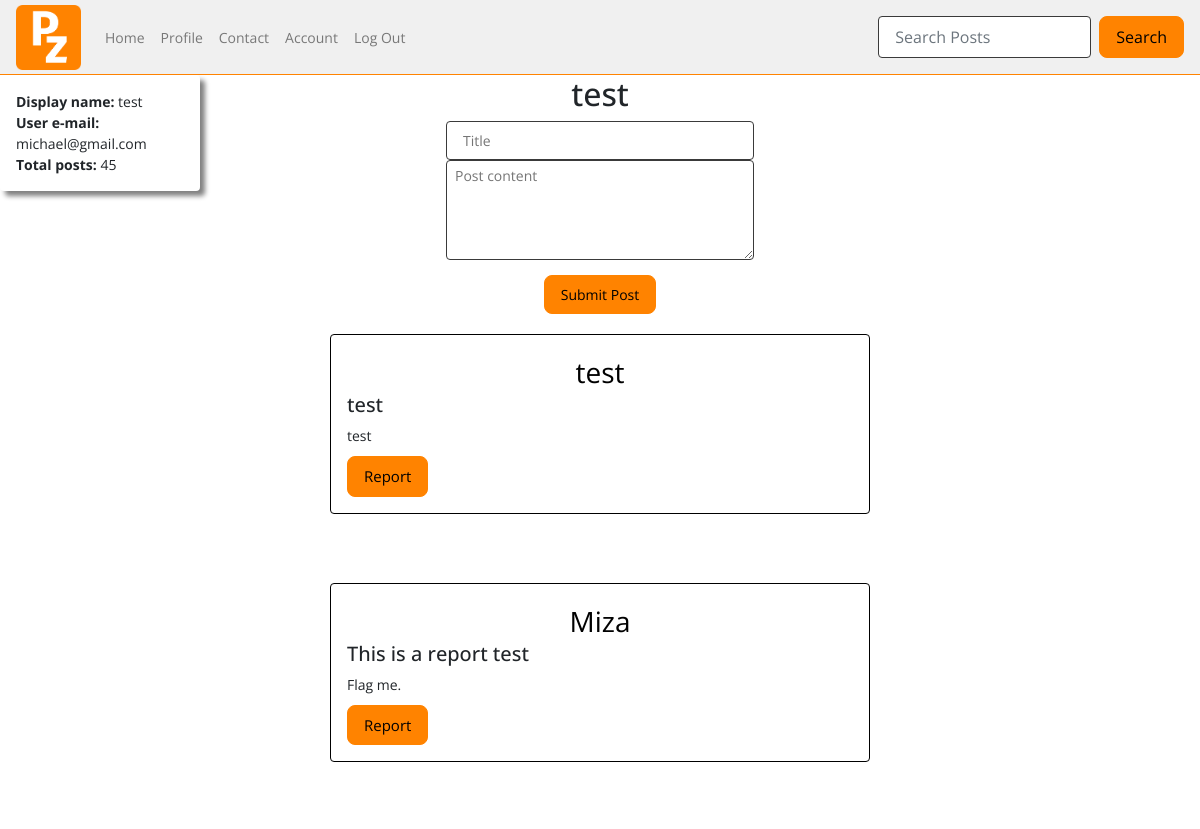
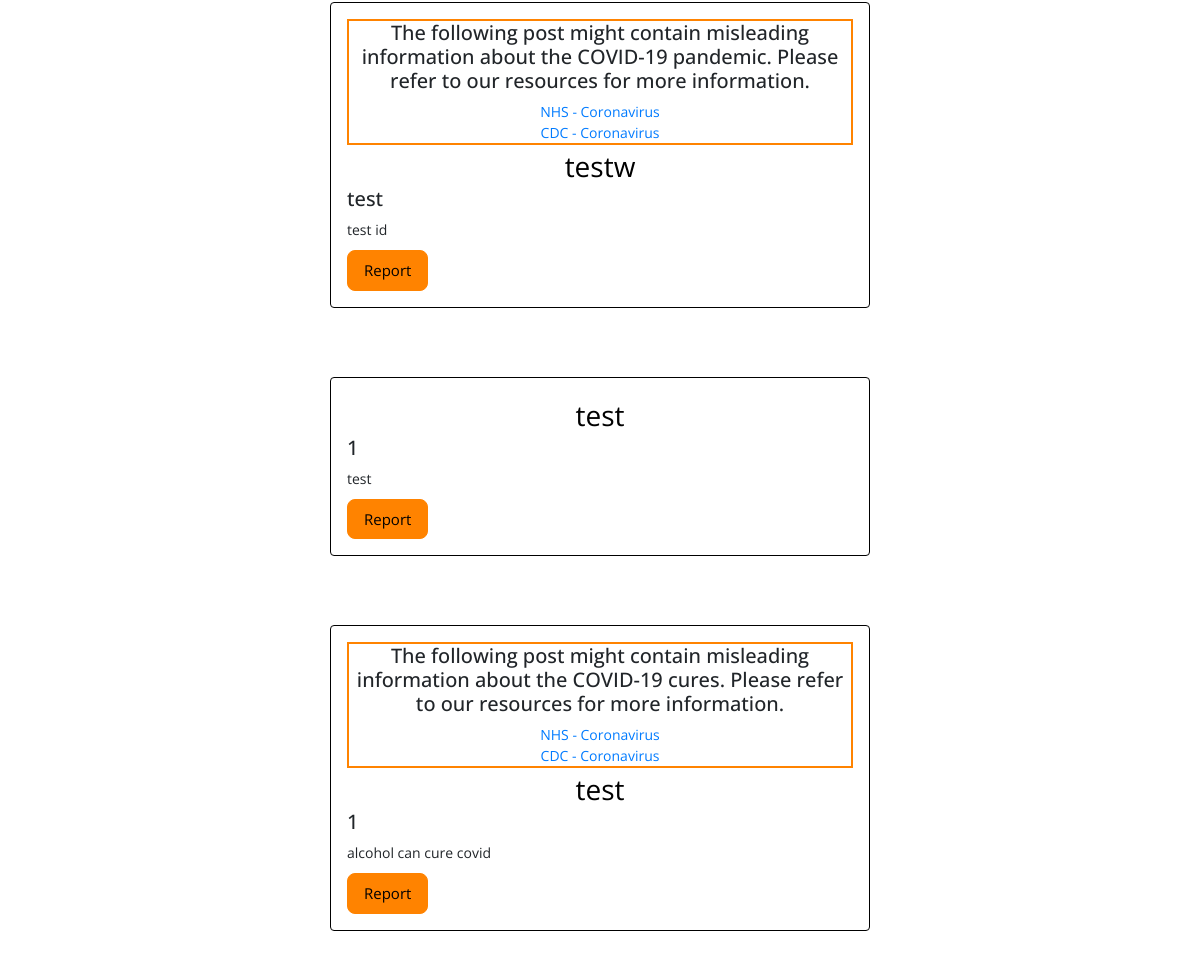
/index (signed in), run on an earlier commit of the app's database (2 pictures, top to bottom).
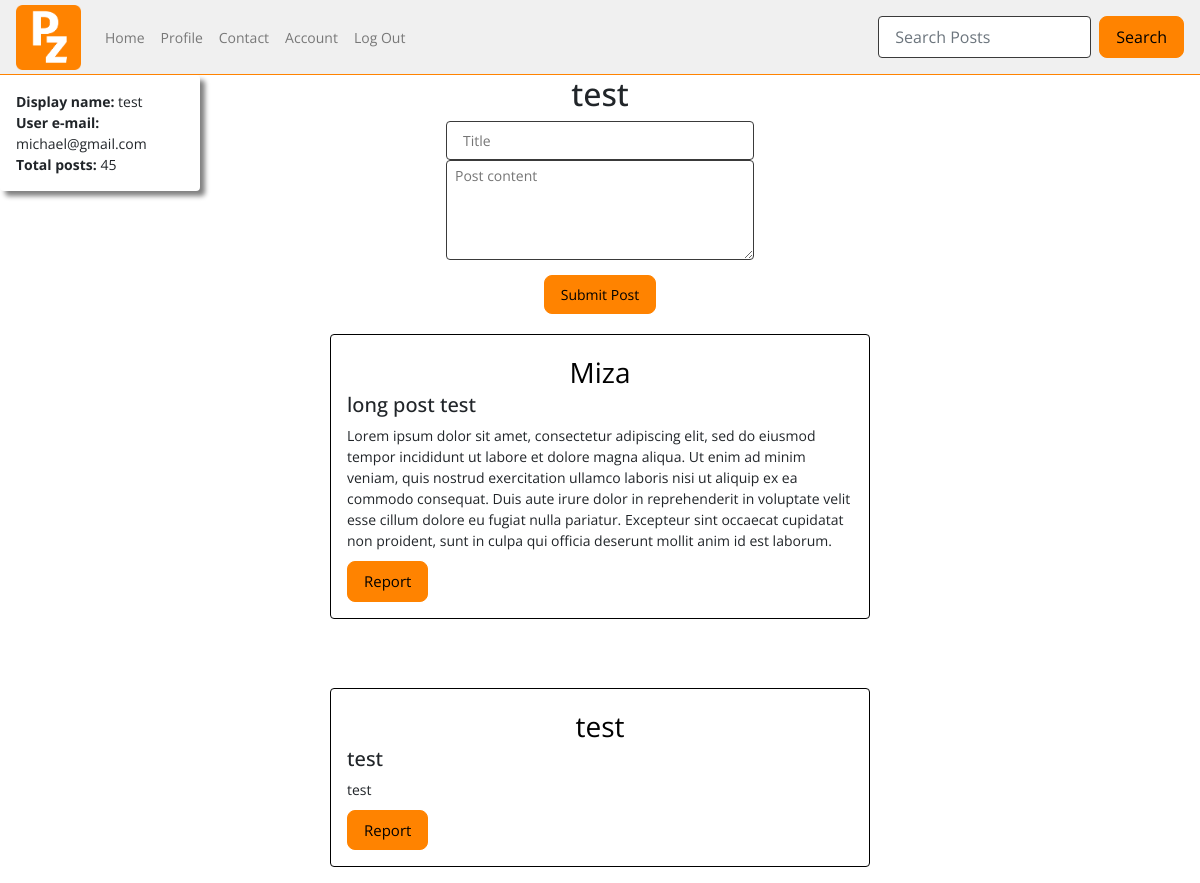
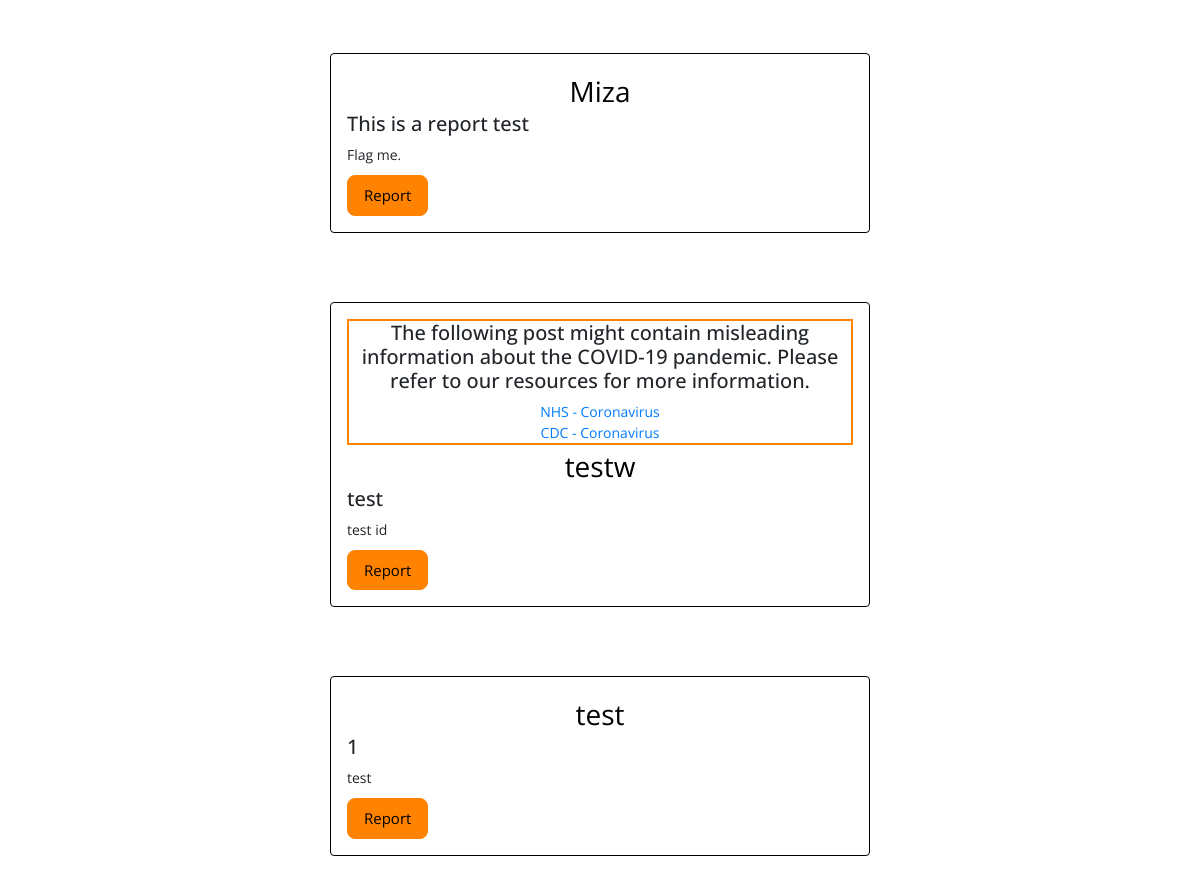
And on a later commit of the database (2 pictures, top to bottom).
### tables this page shows
CREATE TABLE posts (
    ID INTEGER PRIMARY KEY AUTOINCREMENT,
    title TEXT NOT NULL,
    content TEXT NOT NULL,
    by_user TEXT NOT NULL,
    created_at timestamp default current_timestamp
, userID integer, flag_covid text, blacklisted text, flag_vaccine text, flag_tests text, flag_cures text, reported int, report_message text);

### app.py (the view)
@app.route("/index")
def posts():
   if not session.get('username'):
    return redirect(url_for('home'))
   page = request.args.get('page', 0, int)
   if page == 0:
        offset = 0
   else:
        offset = 5 * page
   reported = request.args.get('reported', 0, int)
   posts=query_db('SELECT * FROM posts ORDER BY created_at DESC LIMIT 5 OFFSET ?', [offset])
   user=query_db('SELECT * FROM users WHERE username = ?', [session['username']], True)
   conn = sqlite3.connect(DATABASE)
   cursor = conn.cursor()
   cursor.execute("SELECT COUNT(*) FROM posts WHERE by_user = ?", [session['username']])
   post_count = cursor.fetchone()[0]
   return render_template('index.html', posts = posts, user = user, post_count = post_count, reported = reported)

### app.py (called while the page is built)
def query_db(query, args=(), one=False):
    con = g._database = sqlite3.connect(DATABASE)
    con.row_factory = sqlite3.Row
    cur = con.execute(query, args)
    rv = cur.fetchall()
    cur.close()
    return (rv[0] if rv else None) if one else rv

### templates/index.html (shortened to what this page needs)
{% include "layout.html" %}
{% include "nav.html" %}
<body>
<div class="container-fluid create-post">
  <div class="row h-500">
    <div class="col-2 shadow p-3 mb-5 rounded acc_snippet">
      <b>Display name:</b> {{ user.username }}<br>
      <b>User e-mail:</b> {{ user.email }}<br>
      <b>Total posts:</b> {{ post_count }} <br>
  </div>
    <div class="col-8 text-center">
      <h2>{{session.username}}</h2>
      <form action="{{ url_for('post_submit') }}" method="POST" id="post_form">
        <input type="text" placeholder="Title" name="title" style="width: 40%" required/><br>
        <textarea placeholder="Post content" form="post_form" name="content" style="height: 100px; width: 40%" required></textarea>
        <br/>
        <input type="submit" value="Submit Post" />
      </form>
</div>
</div>
</div>
<div id="posts" class="padding_posts">
{% include "posts.html" %}
</div>
</body>

### templates/posts.html (shortened to what this page needs)
{% for post in posts %}
<div class="mx-auto posts p-3 mb-5 rounded post_display">
{% if post.flag_covid == "yes" %}
<div class="flagged_post">
  <h5>The following post might contain misleading information about the COVID-19 pandemic. Please refer to our resources for more information.</h5>
  <a href="https://www.nhs.uk/conditions/coronavirus-covid-19/">NHS - Coronavirus </a><br>
  <a href="https://www.cdc.gov/coronavirus/2019-ncov/index.html">CDC - Coronavirus</a>
</div>
{% endif %}
{% if post.flag_cures == "yes" %}
<div class="flagged_post">
  <h5>The following post might contain misleading information about the COVID-19 cures. Please refer to our resources for more information.</h5>
  <a href="https://www.nhs.uk/conditions/coronavirus-covid-19/">NHS - Coronavirus </a><br>
  <a href="https://www.cdc.gov/coronavirus/2019-ncov/index.html">CDC - Coronavirus</a>
</div>
{% endif %}
<center><a class="post_username" href="{{ url_for('user_profile', username=post.by_user) }}">
  {{ post.by_user }}
</a></center>
<h5>{{ post.title }}</h5>
{{ post.content }}<br/>
<button type="button" class="report_button" data-toggle="modal" data-target="#reportModal{{ post.ID }}">Report</button>
</div>
<br/>
{% endfor %}

What changed in the data, as far as the page shows it:
no longer on this page (row unchanged): posts: flag_cures "NHS - Coronavirus", by_user "test", title "1", content "alcohol can cure covid"
added posts: by_user "Miza", title "long post test", content "Lorem ipsum dolor sit amet, consectetur adipiscing elit, sed do eiusmod tempor incididunt ut labore et dolore magna aliqua. Ut enim ad minim veniam, quis nostrud exercitation ullamco laboris nisi ut aliquip ex ea commodo consequat. Duis aute irure dolor in reprehenderit in voluptate velit esse cillum dolore eu fugiat nulla pariatur. Excepteur sint occaecat cupidatat non proident, sunt in culpa qui officia deserunt mollit anim id est laborum."
